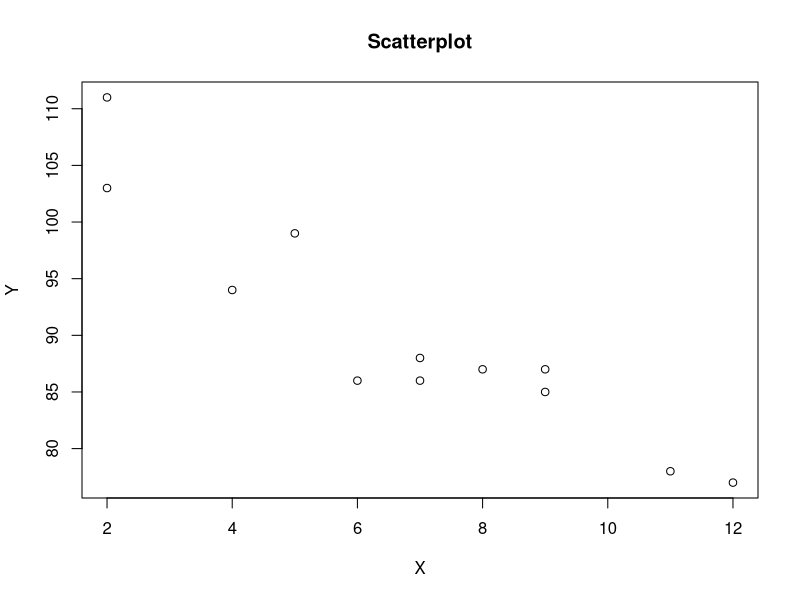

Reproduce this figure in R.
# Data
x <- c(5,7,8,7,2,2,9,4,11,12,9,6)
y <- c(99,86,87,88,111,103,87,94,78,77,85,86)

# Scatterplot
plot(x, y, xlab = "X", ylab = "Y", main = "Scatterplot")
